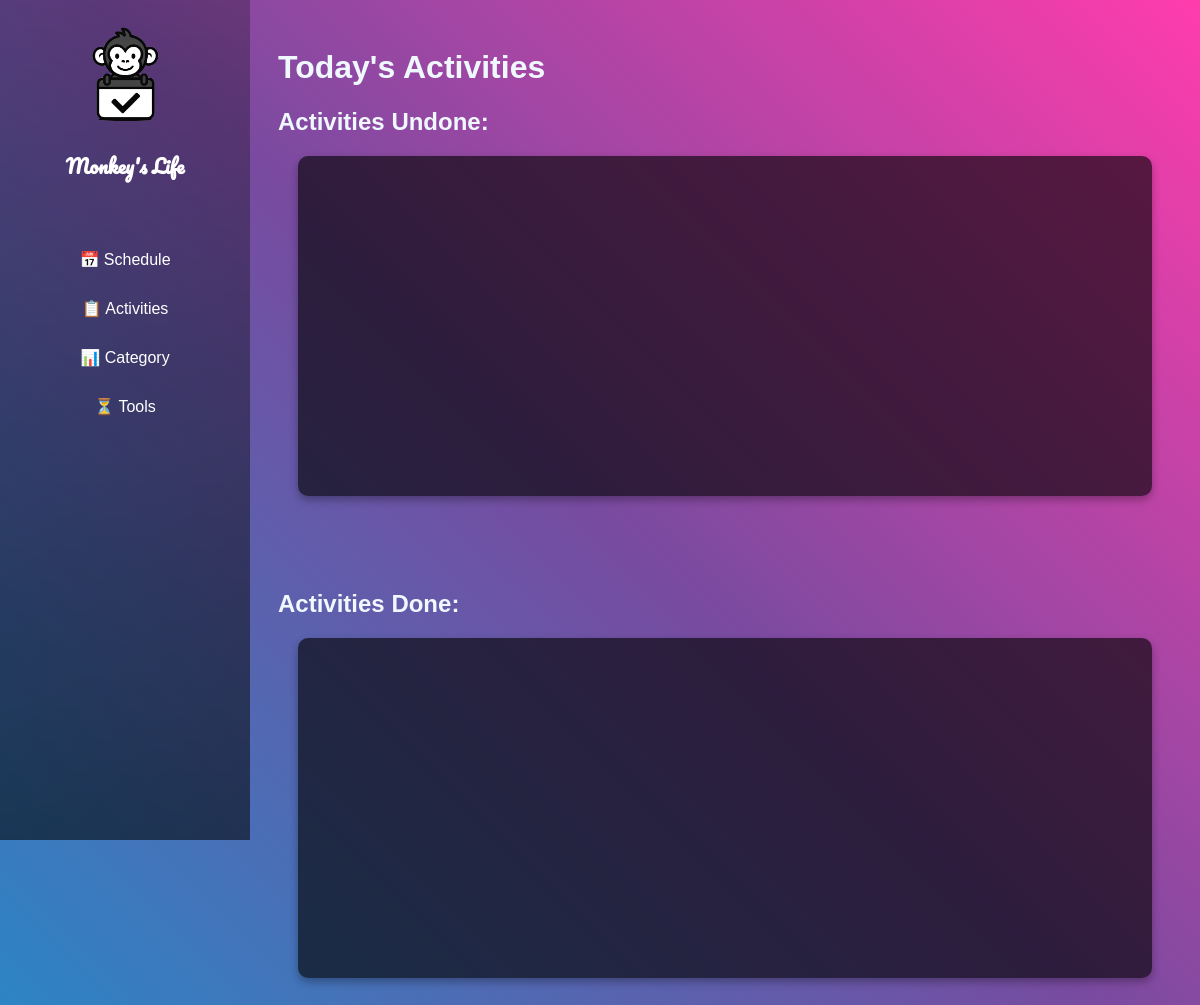
Before: / with the older database file.
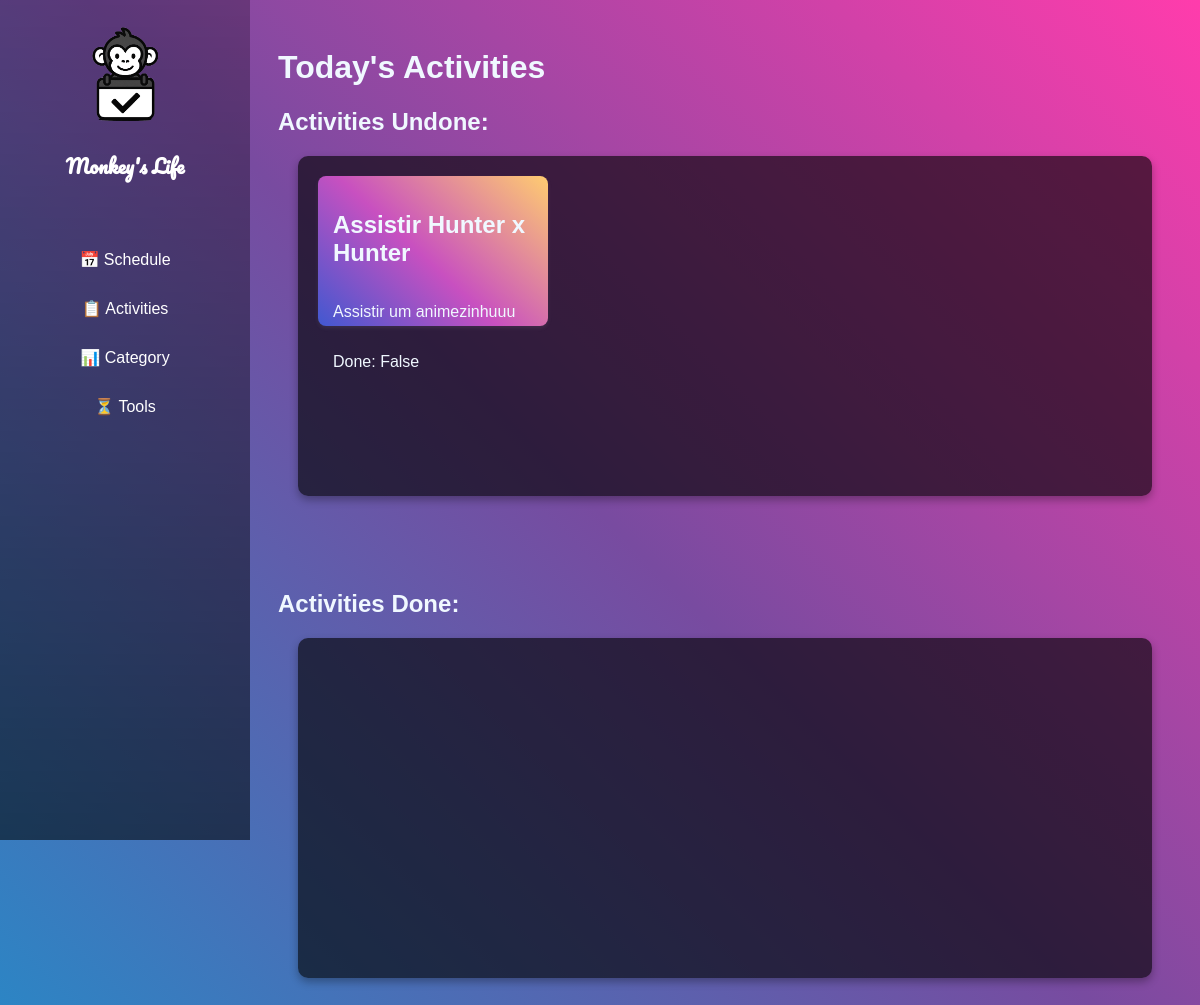
After: the same page with the newer database file.
### schedule/blueprints/activities/models.py (models this page shows, shortened)
class Activity(db.Model):
    __tablename__ = 'activities'
    id = db.Column(db.Integer, primary_key=True)
    name = db.Column(db.String(80), nullable=False)
    description = db.Column(db.String(200))
    date = db.Column(db.Date)
    start_time = db.Column(db.Time)
    end_time = db.Column(db.Time)
    category = db.Column(db.Integer, db.ForeignKey('categories.id'))
    done = db.Column(db.Boolean, default=False)

### schedule/blueprints/home/routes.py (the view)
@home.route('/')
def index():
    today_activities = db.session.query(Activity).filter(Activity.date == datetime.today().date()).all()
    return render_template('home/index.html', activities = today_activities)

### schedule/blueprints/home/templates/home/index.html (shortened to what this page needs)
{% extends "base.html" %}
{% block content %}
    <div class="content">
        <h1>Today's Activities</h1>
        <h2>Activities Undone:</h2>
        <div class="activities_board">
            {% for activity in activities %}
                {% if not activity.done %}
                    <div class="activity_card">
                        <h2>{{ activity.name }}</h2>
                        <p>{{ activity.description }}</p>
                        <p>Done: {{ activity.done }}</p>
                    </div>
                {% endif %}
            {% endfor %}
        </div>
        <br><br><br>
        <h2>Activities Done:</h2>
        <div class="activities_board">
        </div>
    </div>
{% endblock %}

Changed rows visible on the page:
added Activity: name "Assistir Hunter x Hunter", description "Assistir um animezinhuuu", done "False"
